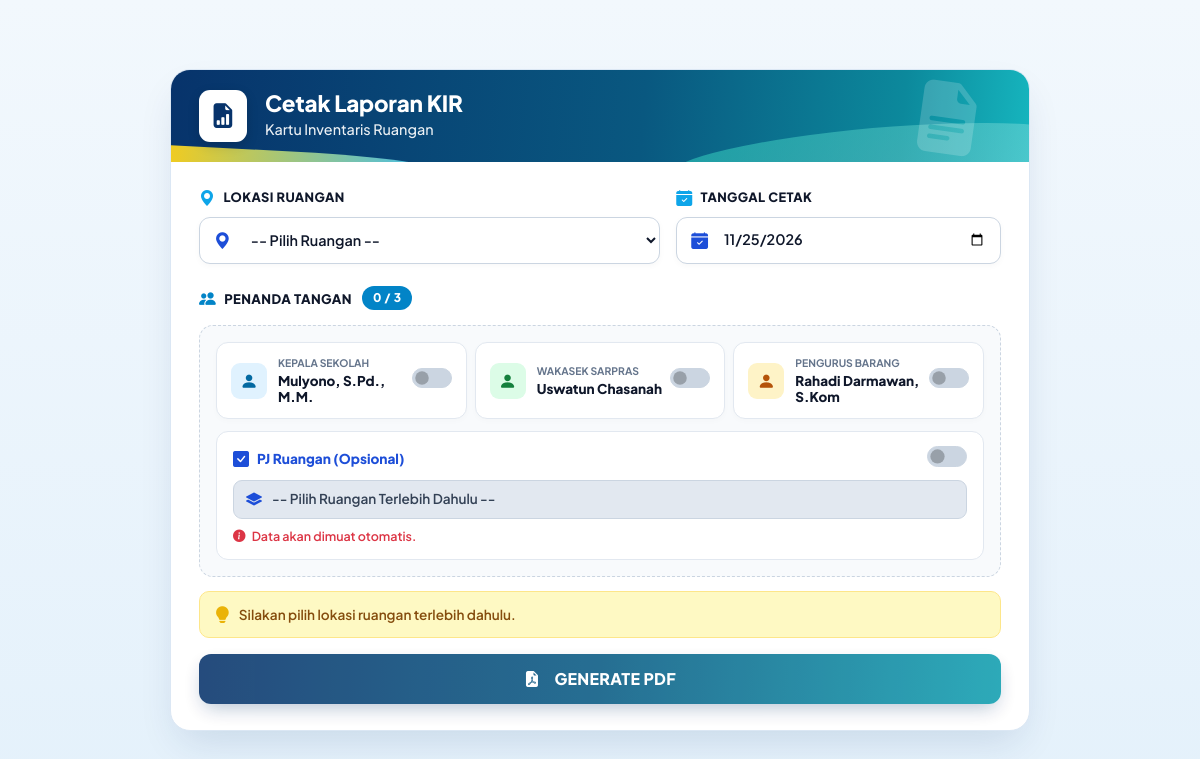
Screenshot of /kartu_inventaris_ruangan.php (signed in) with the database file from the repository.
### tables this page shows
CREATE TABLE `kop_surat` (
  `id` int(11) NOT NULL,
  `nama_provinsi` varchar(150) DEFAULT NULL,
  `nama_dinas` varchar(150) DEFAULT NULL,
  `nama_instansi` varchar(150) DEFAULT NULL,
  `alamat` text DEFAULT NULL,
  `email` varchar(150) DEFAULT NULL,
  `logo` varchar(255) DEFAULT NULL,
  `logo_sekolah` varchar(255) DEFAULT NULL,
  `nama_kepala_sekolah` varchar(150) DEFAULT NULL,
  `nip_kepala_sekolah` varchar(50) DEFAULT NULL,
  `pangkat_kepala_sekolah` varchar(100) DEFAULT NULL,
  `nama_wakasek_sarpras` varchar(150) DEFAULT NULL,
  `nip_wakasek_sarpras` varchar(50) DEFAULT NULL,
  `pangkat_wakasek_sarpras` varchar(100) DEFAULT NULL,
  `nama_pengurus_barang` varchar(150) DEFAULT NULL,
  `nip_pengurus_barang` varchar(50) DEFAULT NULL,
  `pangkat_pengurus_barang` varchar(100) DEFAULT NULL,
  `created_at` timestamp NOT NULL DEFAULT current_timestamp(),
  `kota` varchar(100) DEFAULT NULL,
  `kode_pos` varchar(10) DEFAULT NULL,
  `nama_sekolah` varchar(150) DEFAULT NULL,
  `kota_kab` varchar(100) DEFAULT NULL,
  `kode_sub_pengguna` varchar(50) DEFAULT NULL,
  `kode_wilayah` varchar(50) DEFAULT NULL,
  `id_sekolah` int(11) DEFAULT 1
);

### kartu_inventaris_ruangan.php (the view, shortened to what this page needs)
<?php
include "koneksi.php";
$id_sekolah = $_SESSION['id_sekolah'];
$qPejabat = mysqli_query($conn, "SELECT nama_kepala_sekolah, nama_wakasek_sarpras, nama_pengurus_barang FROM kop_surat WHERE id_sekolah = '$id_sekolah' LIMIT 1");
$pejabat  = mysqli_fetch_assoc($qPejabat);
$nama_ks   = $pejabat['nama_kepala_sekolah'] ?? "";
$nama_wks  = $pejabat['nama_wakasek_sarpras'] ?? "";
$nama_pb   = $pejabat['nama_pengurus_barang'] ?? "";
$tanggal_sekarang = date('Y-m-d');
?>
<!DOCTYPE html>
<html lang="id">
<head>
    <link href="https://cdn.jsdelivr.net/npm/bootstrap@5.3.2/dist/css/bootstrap.min.css" rel="stylesheet">
    <link href="https://cdn.jsdelivr.net/npm/bootstrap-icons@1.11.3/font/bootstrap-icons.css" rel="stylesheet">
</head>
<body>
<div class="container">
    <div class="card-custom">
        <div class="header-section">
            <div class="header-icon-box">
                <i class="bi bi-file-earmark-bar-graph-fill"></i>
            </div>
            <div class="header-title-wrap">
                <h4>Cetak Laporan KIR</h4>
                <p>Kartu Inventaris Ruangan</p>
            </div>
            <div class="header-watermark-right d-none d-sm-block">
                <i class="bi bi-file-earmark-text-fill"></i>
            </div>
        </div>
        <div class="card-body-content">
            <form action="cetak_kir.php" method="GET" target="_blank" id="form_kir">
                <div class="row g-3">
                    <div class="col-md-7">
                        <label class="field-label-top"><i class="bi bi-geo-alt-fill"></i> Lokasi Ruangan</label>
                        <div class="input-group-custom">
                            <div class="input-group-icon"><i class="bi bi-geo-alt-fill"></i></div>
                            <select name="ruangan" id="select_ruangan" class="form-select-custom" required>
                                <option value="">-- Pilih Ruangan --</option>
                            </select>
                        </div>
                    </div>
                    <div class="col-md-5">
                        <label class="field-label-top"><i class="bi bi-calendar-check-fill"></i> Tanggal Cetak</label>
                        <div class="input-group-custom">
                            <div class="input-group-icon"><i class="bi bi-calendar-check-fill"></i></div>
                            <input type="date" name="tanggal_cetak" class="form-input-custom" value="<?= $tanggal_sekarang; ?>" required>
                        </div>
                    </div>
                </div>
                <div class="divider-label">
                    <i class="bi bi-people-fill"></i>
                    <span>Penanda Tangan</span>
                    <span class="counter-badge" id="count_display">0 / 3</span>
                </div>
                <div class="pejabat-box">
                    <div class="row g-2">
                        <div class="col-md-4">
                            <div class="pejabat-item">
                                <div class="d-flex align-items-center">
                                    <div class="pejabat-avatar avatar-ks">
                                        <i class="bi bi-person-fill"></i>
                                    </div>
                                    <div>
                                        <div class="title">Kepala Sekolah</div>
                                        <div class="name"><?= $nama_ks; ?></div>
                                    </div>
                                </div>
                                <div class="form-check form-switch ms-2">
                                    <input class="form-check-input check-ttd" type="checkbox" name="show_ks" id="show_ks" value="1">
                                </div>
                            </div>
                        </div>
                        <div class="col-md-4">
                            <div class="pejabat-item">
                                <div class="d-flex align-items-center">
                                    <div class="pejabat-avatar avatar-wks">
                                        <i class="bi bi-person-fill"></i>
                                    </div>
                                    <div>
                                        <div class="title">Wakasek Sarpras</div>
                                        <div class="name"><?= $nama_wks; ?></div>
                                    </div>
                                </div>
                                <div class="form-check form-switch ms-2">
                                    <input class="form-check-input check-ttd" type="checkbox" name="show_wks" id="show_wks" value="1">
                                </div>
                            </div>
                        </div>
                        <div class="col-md-4">
                            <div class="pejabat-item">
                                <div class="d-flex align-items-center">
                                    <div class="pejabat-avatar avatar-pb">
                                        <i class="bi bi-person-fill"></i>
                                    </div>
                                    <div>
                                        <div class="title">Pengurus Barang</div>
                                        <div class="name"><?= $nama_pb; ?></div>
                                    </div>
                                </div>
                                <div class="form-check form-switch ms-2">
                                    <input class="form-check-input check-ttd" type="checkbox" name="show_pb" id="show_pb" value="1">
                                </div>
                            </div>
                        </div>
                        <div class="col-md-12 mt-2">
                            <div class="pj-select-box">
                                <div class="d-flex align-items-center justify-content-between mb-2">
                                    <div class="pj-title-wrap"><i class="bi bi-check-square-fill"></i> PJ Ruangan (Opsional)</div>
                                    <div class="form-check form-switch">
                                        <input class="form-check-input check-ttd" type="checkbox" name="show_pj" id="show_pj" value="1">
                                    </div>
                                </div>
                                <div class="pj-select-input-wrap" id="pj_select_wrapper">
                                    <i class="bi bi-layers-fill"></i>
                                    <select name="penanggung_jawab" id="select_pj" class="form-select form-select-sm" disabled>
                                        <option value="">-- Pilih Ruangan Terlebih Dahulu --</option>
                                    </select>
                                </div>
                                <div id="pj_status" class="form-text text-danger mt-2" style="font-size: 0.78rem; font-weight: 600;">
                                    <i class="bi bi-info-circle-fill me-1"></i> Data akan dimuat otomatis.
                                </div>
                            </div>
                        </div>
                    </div>
                </div>
                <div id="validation_msg" class="alert alert-warning mt-2 d-none"></div>
                <button type="submit" id="btn_generate" class="btn btn-generate" disabled>
                    <i class="bi bi-file-earmark-pdf-fill me-1"></i> GENERATE PDF
                </button>
            </form>
        </div>
    </div>
</div>
</body>
</html>

### rows the page displays
kop_surat: nama_kepala_sekolah "Mulyono, S.Pd., M.M.", nama_wakasek_sarpras "Uswatun Chasanah", nama_pengurus_barang "Rahadi Darmawan, S.Kom"
